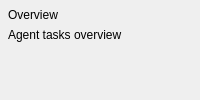
<?xml version="1.0" encoding="UTF-8"?>
<ui version="4.0">
 <class>OverviewPanel</class>
 <widget class="QWidget" name="OverviewPanel">
  <layout class="QVBoxLayout" name="mainLayout">
   <property name="leftMargin"><number>8</number></property>
   <property name="topMargin"><number>8</number></property>
   <property name="rightMargin"><number>8</number></property>
   <property name="bottomMargin"><number>8</number></property>
   <property name="spacing"><number>6</number></property>
   <item>
    <widget class="QLabel" name="titleLabel">
     <property name="text"><string>Overview</string></property>
    </widget>
   </item>
   <item>
    <widget class="QLabel" name="contentLabel">
     <property name="text"><string>Agent tasks overview</string></property>
     <property name="wordWrap"><bool>true</bool></property>
    </widget>
   </item>
   <item>
    <spacer name="bottomSpacer">
     <property name="orientation"><enum>Qt::Orientation::Vertical</enum></property>
     <property name="sizeHint" stdset="0">
      <size><width>20</width><height>40</height></size>
     </property>
    </spacer>
   </item>
  </layout>
 </widget>
 <layoutdefault spacing="6" margin="11"/>
 <resources/>
 <connections/>
</ui>
